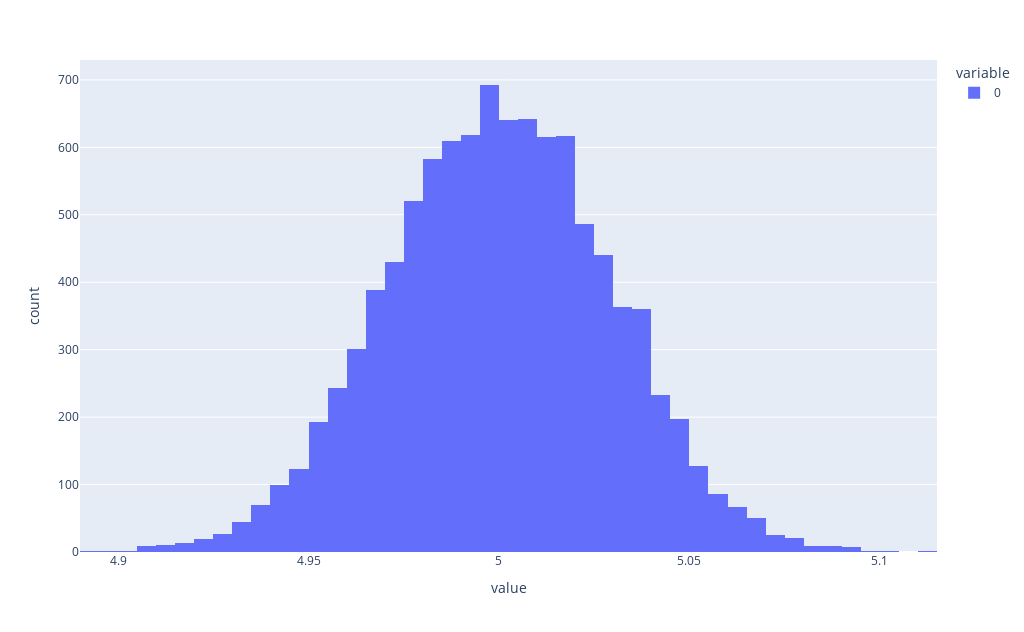

Notebook cell for this chart:
### Code cell
# Now, create a loop with 1000 iterations. 
# At each iteration:
#     Draw a new sample of 10.000 values drawn from a (continuous) uniform distribution in the interval [0, 10]
#     Compute the sample's mean (hint: numpy arrays have many useful methods to compute basic statistics)
#     Store the mean value into a list named mean_values.

# In the end, you must get a list named mean_values containing 1000 elements. The cell after will allow you to visualize the distribution of the elements in mean_values.

mean_values = []
loops = 10000
for i in range(loops):
  uniform_values = np.random.uniform(0, 10, 10_000)
  mean_values.append(uniform_values.mean())

# ! nbins = nb de paquets
px.histogram(mean_values, nbins=100, width=kWidthPx, height=kHeightPx)

### Figure 1 — Plotly figure (JSON) as saved in the notebook; plotly's stock layout.template omitted (floating-point values rounded to 4 significant figures; data arrays with more than 128 entries replaced by an {"elided": "..."} marker saying what was removed)
{"data": [{"alignmentgroup": "True", "bingroup": "x", "hovertemplate": "variable=0<br>value=%{x}<br>count=%{y}<extra></extra>", "legendgroup": "0", "marker": {"color": "#636efa", "pattern": {"shape": ""}}, "name": "0", "nbinsx": 100, "offsetgroup": "0", "orientation": "v", "showlegend": true, "type": "histogram", "x": {"elided": "10000 float values"}, "xaxis": "x", "yaxis": "y"}], "layout": {"barmode": "relative", "height": 632.9, "legend": {"title": {"text": "variable"}, "tracegroupgap": 0}, "margin": {"t": 60}, "width": 1024, "xaxis": {"anchor": "y", "domain": [0, 1], "title": {"text": "value"}}, "yaxis": {"anchor": "x", "domain": [0, 1], "title": {"text": "count"}}}}
